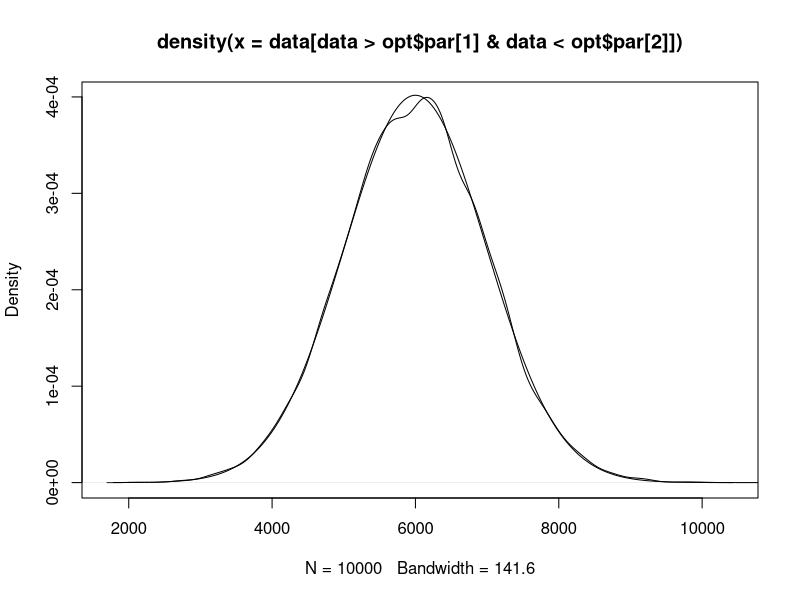
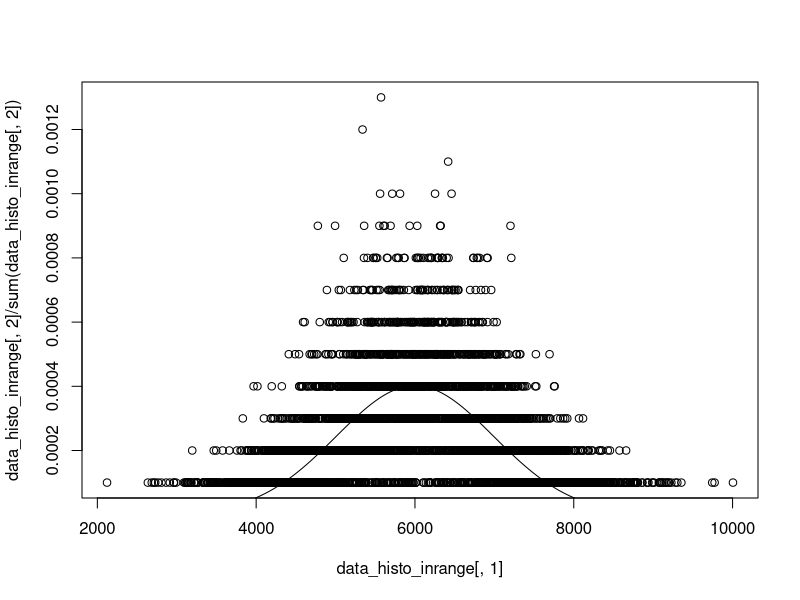

The R script that drew these images, in order: (Note: this script raises an error after producing the figures.)
# the msm library provides functions for truncated normal distributions
# install.packages("msm")
library(msm)

logL <- function(theta, x){
  return(sum(log(dtnorm(lower=theta[1], upper=theta[2], mean=theta[3], sd=theta[4], x[x>theta[1] & x<theta[2]]))))
}

logLxMinus <- function(theta, x=data){
  print(theta);
  erg <- (-1*logL(theta, x))
  print(erg)
  return(erg)
}

start <- c(1500, 17500, 9500, 1250)
lowerConst <- c(1000, 15000, 2000, 500)
upperConst <- c(2000, 20000, 15000, 2000)

data=c(rtnorm(100000,lower=1,mean=1,sd=1), rtnorm(100000,lower=1,mean=20,sd=3), rtnorm(10000,lower=1,mean=6000,sd=1000));

opt = optim(par=start, fn=logLxMinus, x=data, lower=lowerConst, upper=upperConst, method="L-BFGS-B")
plot(density(data[data>opt$par[1] & data<opt$par[2]]))
lines(seq(opt$par[1],opt$par[2]),dtnorm(lower=opt$par[1],upper=opt$par[2],mean=opt$par[3],sd=opt$par[4],seq(opt$par[1],opt$par[2])))

data_histo_raw = as.matrix(table(round(data)))
data_histo = cbind(as.numeric(rownames(data_histo_raw)), data_histo_raw[,1])
rownames(data_histo) = NULL

logLhisto <- function(theta, histo){
  histoInRange <- histo[histo[,1]>theta[1] & histo[,1]<theta[2],]
  return(sum(histoInRange[,2]*log(dtnorm(lower=theta[1], upper=theta[2], mean=theta[3], sd=theta[4], histoInRange[,1]))))
}

logLhistoMinus <- function(theta, histo){
  print(theta);
  erg <- (-1*logLhisto(theta, histo))
  print(erg)
  return(erg)
}

opt = optim(par=start, fn=logLhistoMinus, histo=data_histo, lower=lowerConst, upper=upperConst, method="L-BFGS-B")
data_histo_inrange = data_histo[data_histo[,1]>opt$par[1] & data_histo[,1]<opt$par[2],]
plot(x=data_histo_inrange[,1], y=data_histo_inrange[,2]/sum(data_histo_inrange[,2]))
lines(seq(opt$par[1],opt$par[2]),dtnorm(lower=opt$par[1],upper=opt$par[2],mean=opt$par[3],sd=opt$par[4],seq(opt$par[1],opt$par[2])))

plotResult <- function(result, histo){
  histo_inrange = histo[histo[,1]>result[1] & histo[,1]<result[2],]
  plot(x=histo_inrange[,1], y=histo_inrange[,2])
  lines(seq(result[1],result[2]),dtnorm(lower=result[1],upper=result[2],mean=result[3],sd=result[4],seq(result[1],result[2]))*sum(histo_inrange[,2]),col="blue",lwd=3)
}

plotResultFull <- function(result, histo){
  histo_inrange = histo[histo[,1]>result[1] & histo[,1]<result[2],]
  plot(x=histo[,1], y=histo[,2],ylim=c(0,max(histo_inrange[,2])))
  lines(seq(min(histo[,1]),max(histo[,1])),dtnorm(lower=result[1],upper=result[2],mean=result[3],sd=result[4],seq(min(histo[,1]),max(histo[,1])))*sum(histo_inrange[,2]),col="blue",lwd=3)
}

parameters=cbind(c(10000,15000,20000),c(55000,60000,65000),c(30000,40000,45000),c(3000,5000,10000))
rownames(parameters)=c("lowerConst","start","upperConst")
colnames(parameters)=c("lower","upper","mean","sd")

opt = optim(par=parameters[2,], fn=logLhistoMinus, histo=data_histo, lower=parameters[1,], upper=parameters[3,], method="L-BFGS-B")
plotResult(opt$par, data)
